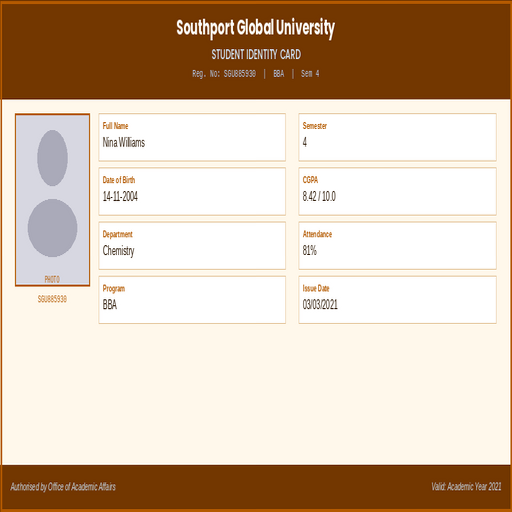
#> input picture Machine-Vision-project-main/Fake image.png, 512 x 512 px
$ python -i segmentor.py   (imports and definitions only)
#> lines starting #> are read from the running program, lines starting #| are printed output that depends on the picture; after the words box and inside, x2 and y2 are one past the last pixel; in counts of white or black regions, pixels touching at a corner belong together
import cv2
import numpy as np
import logging

# [1 line not run here, left out]

class RegionSegmentor:
    """Segments regions of interest from the document."""

    def __init__(self):
        self.logger = logging.getLogger(__name__)

    def adaptive_threshold(self, image):
        """Apply adaptive thresholding."""
        self.logger.info("Applying adaptive threshold.")
        return cv2.adaptiveThreshold(
            image, 255, cv2.ADAPTIVE_THRESH_GAUSSIAN_C,
            cv2.THRESH_BINARY_INV, 11, 2
        )

    def detect_edges(self, binary_image):
        """Apply Canny edge detection."""
        self.logger.info("Detecting edges.")
        return cv2.Canny(binary_image, 50, 150)

    def extract_regions(self, edge_image, original_image):
        """Find contours and extract regions of interest."""
        self.logger.info("Extracting regions.")
        contours, _ = cv2.findContours(edge_image, cv2.RETR_EXTERNAL, cv2.CHAIN_APPROX_SIMPLE)

        regions = []
        min_area = 500  # Ignore small noise

        for cnt in contours:
            area = cv2.contourArea(cnt)
            if area > min_area:
                x, y, w, h = cv2.boundingRect(cnt)
                roi = original_image[y:y+h, x:x+w]
                regions.append((roi, (x, y, w, h)))

        self.logger.info(f"Extracted {len(regions)} regions.")
        return regions

    def segment(self, preprocessed_image):
        """Run full segmentation pipeline."""
        thresh = self.adaptive_threshold(preprocessed_image)
        edges = self.detect_edges(thresh)
        regions = self.extract_regions(edges, preprocessed_image)

        # Draw annotated image
        annotated_image = cv2.cvtColor(preprocessed_image, cv2.COLOR_GRAY2BGR)
        for _, (x, y, w, h) in regions:
            cv2.rectangle(annotated_image, (x, y), (x+w, y+h), (0, 255, 0), 2)

        return regions, annotated_image

# [6 lines not run here, left out]

>>> import cv2
>>> picture = cv2.imread('../Fake image.png', cv2.IMREAD_GRAYSCALE)
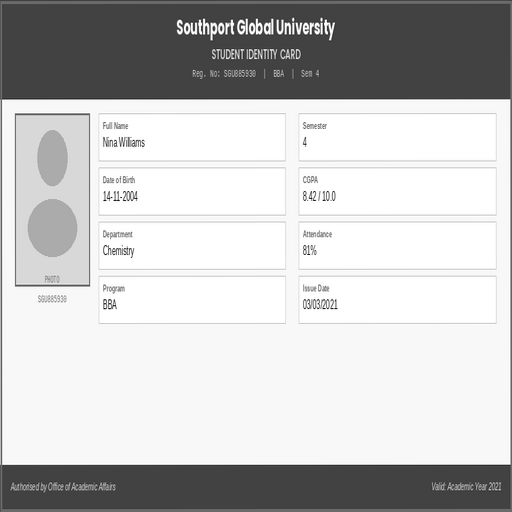
#> picture: shape (512, 512); min 14, max 255, mean 194.7
>>> result = RegionSegmentor().segment(picture)
#> in adaptive_threshold, `return cv2.adaptiveThreshold( image, 255, cv2.ADAPTIVE_THRESH_GAUSSIAN..`:
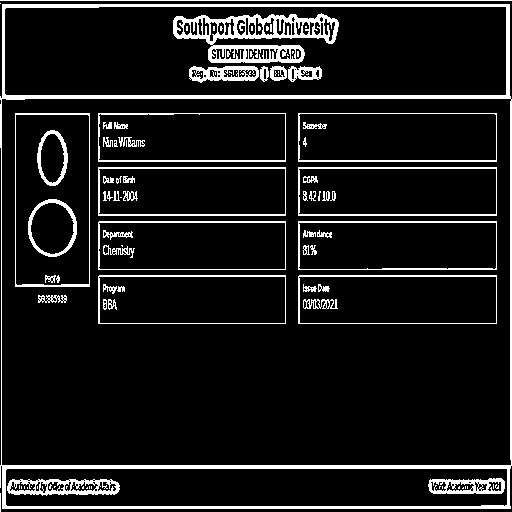
#> returned value: shape (512, 512); 10.2% white; 107 white regions (53 under 20 px), largest, box (x1, y1, x2, y2) and area: (0, 4, 512, 509) 9304, (173, 13, 339, 63) 3478, (7, 479, 120, 496) 1060
#> in detect_edges, `return cv2.Canny(binary_image, 50, 150)`:
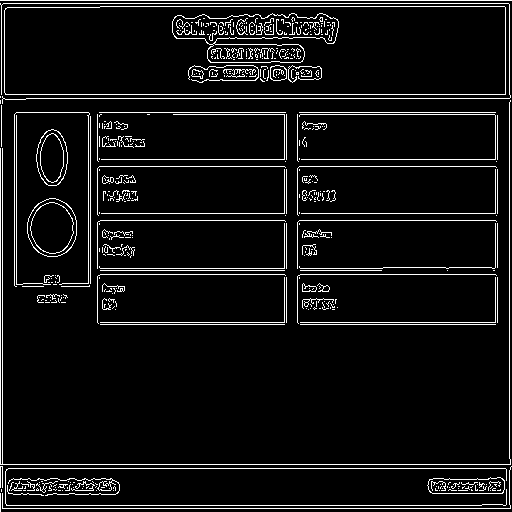
#> returned value: shape (512, 512); 6.7% white in thin lines or dots
#> in extract_regions, `contours, _ = cv2.findContours(edge_image, cv2.RETR_EXTERNAL, cv2.CHAI..`: contours = 282 contours, 275 with area under 20; largest, box (x1, y1, x2, y2) and area: (4, 6, 506, 95) 43986, (27, 198, 77, 257) 2256, (36, 129, 68, 186) 1353, (427, 477, 505, 494) 1086, (8, 478, 120, 496) 93, (302, 283, 317, 292) 74, (317, 283, 330, 292) 34
#> the loop in extract_regions, `for cnt in contours:` made 282 passes
#> (area, x, y, w, h) on passes 41, 171, 245, 280: (1085.5, 427, 477, 78, 17), (2256, 27, 198, 50, 59), (1353, 36, 129, 32, 57), (43986.5, 4, 6, 502, 89)
#> area on pass 40: 93
#> after the loop in extract_regions, `for cnt in contours:`: regions = 4 items
#> the loop in segment, `for _, (x, y, w, h) in regions:` made 4 passes
#> (x, y, w, h) on passes 1 to 4: (427, 477, 78, 17), (27, 198, 50, 59), (36, 129, 32, 57), (4, 6, 502, 89)
#> after the loop in segment, `for _, (x, y, w, h) in regions:`:
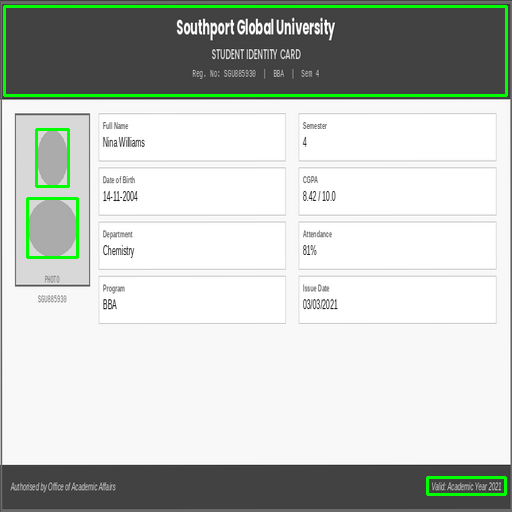
#> annotated_image: shape (512, 512, 3); mean B, G, R 192.8, 197.9, 192.8

$ run again, on Machine-Vision-project-main/Authentic.png
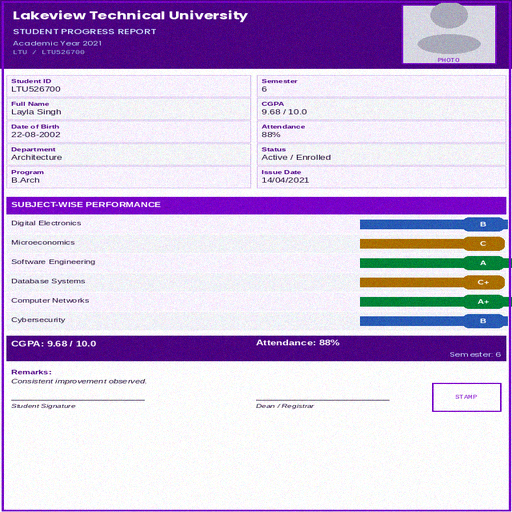
#> input picture Machine-Vision-project-main/Authentic.png, 512 x 512 px
#> in detect_edges, `return cv2.Canny(binary_image, 50, 150)`:
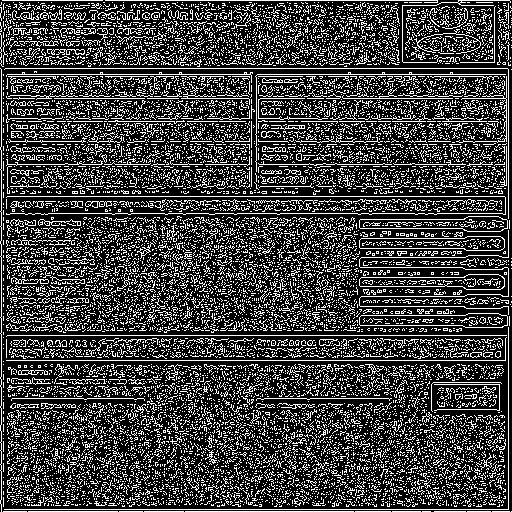
#> returned value: shape (512, 512); 25.6% white in thin lines or dots
#> contours = 12074 contours, 12035 with area under 20; largest, box (x1, y1, x2, y2) and area: (359, 313, 508, 328) 1622, (359, 236, 505, 251) 1592, (359, 216, 508, 232) 1550, (359, 274, 505, 290) 1520, (85, 201, 112, 208) 70
#> the loop in extract_regions, `for cnt in contours:` made 12074 passes
#> (cnt, area) on passes 1 to 3: ([[511, 511]], 0), ([[492, 511], [509, 511]], 0), ([[467, 511], [490, 511]], 0)
#> after the loop in extract_regions, `for cnt in contours:`: regions = 4 items
#> the loop in segment, `for _, (x, y, w, h) in regions:` made 4 passes
#> (y, w, h) on passes 1 to 4: (313, 149, 15), (274, 146, 16), (236, 146, 15), (216, 149, 16)
#> after the loop in segment, `for _, (x, y, w, h) in regions:`:
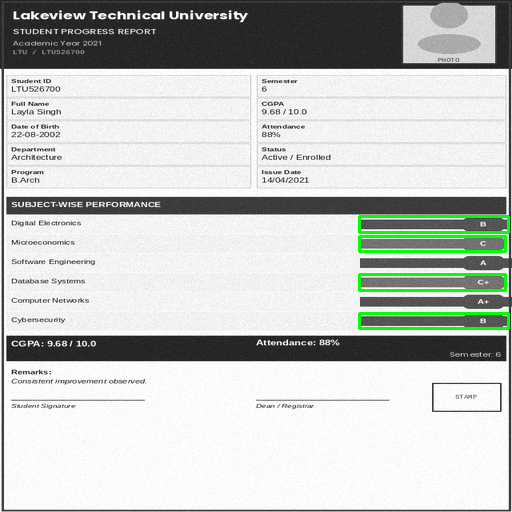
#> annotated_image: shape (512, 512, 3); mean B, G, R 193.7, 197.5, 193.7
